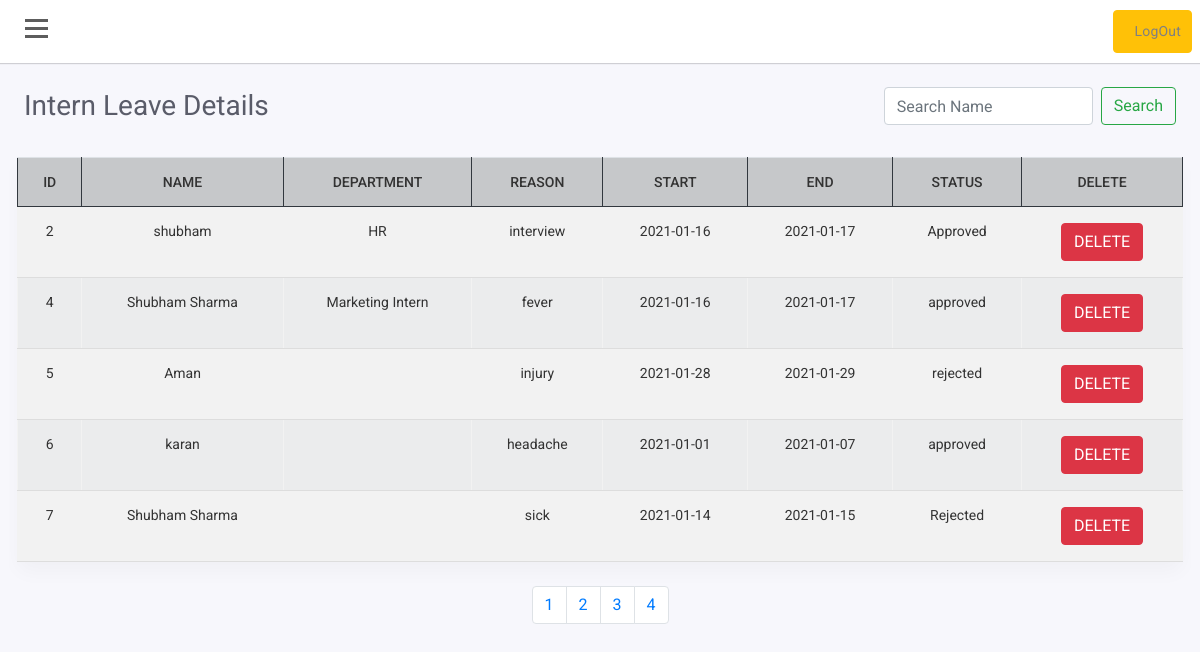
Page /admin/internleave.php (signed in) on the committed database.
### tables this page shows
CREATE TABLE `employee_leave` (
  `id` int(11) NOT NULL,
  `email` varchar(255) NOT NULL,
  `dept` varchar(100) DEFAULT NULL,
  `name` varchar(70) NOT NULL,
  `reason` varchar(250) NOT NULL,
  `start` date NOT NULL,
  `end` date NOT NULL,
  `status` varchar(100) NOT NULL,
  `applydate` timestamp NOT NULL DEFAULT current_timestamp()
);

### admin/internleave.php (the view, shortened to what this page needs)
<?php
$servername = "localhost";
$username = "root";
$password = "";
$dbname = "intern";
$conn = new mysqli($servername, $username, $password, $dbname);
$page=$_GET["page"];
if($page=="" || $page=="1"){
    $page1=0;
}else{
    $page1=($page*5)-5;
}
?>
<html lang="en">
<head>
    <link rel="stylesheet" href="https://stackpath.bootstrapcdn.com/bootstrap/4.1.3/css/bootstrap.min.css"
>
    <link rel="stylesheet" href="https://use.fontawesome.com/releases/v5.7.2/css/all.css"
>
    <link rel="stylesheet" href="css/style.css">
</head>
<body>
    <div id="wrapper">
        <div id="page-content-wrapper">
            <div id="content">
                <div class="container-fluid p-0 px-lg-0 px-md-0">
                    <nav class="navbar navbar-expand navbar-light my-navbar sticky-top">
                        <div type="button" id="bar" class="nav-icon1 hamburger animated fadeInLeft is-closed"
                            data-toggle="offcanvas">
                            <span></span>
                            <span></span>
                            <span></span>
                        </div>
                        <ul class="navbar-nav ml-auto">
                            <li class="nav-item" style="padding: 8px;">
                                <a href="logout.php" class="btn btn-warning">LogOut</a>
                            </li>
                        </ul>
                    </nav>
                    <div class="container-fluid px-lg-4">
                        <div class="row">
                            <div class="col-md-12 mt-lg-4 mt-4">
                                <div class="d-sm-flex align-items-center justify-content-between mb-4">
                                    <h1 class="h3 mb-0 text-gray-800">Intern Leave Details</h1>
                                    <form class="form-inline my-2 my-lg-0" method="post" action="">
                                        <input class="form-control mr-sm-2" type="text" name="search" placeholder="Search Name" aria-label="Search">
                                        <button class="btn btn-outline-success my-2 my-sm-0" type="submit">Search</button>
                                    </form>
                                </div>
                            </div>
                            <div class="col-md-12 table-responsive p-2">
                                <table class="table table-striped bg-light small p-2">
                                    <tr class="table-dark">
                                        <th>id</th>
                                        <th>name</th>
                                        <th>Department</th>
                                        <th>reason</th>
                                        <th>start</th>
                                        <th>end</th>
                                        <th>Status</th>
                                        <th>Delete</th>
                                    </tr>
                                    <?php
                                        if($_SESSION['legitDepartment']=='ALL'){
                                            if(isset($_POST['search'])){
                                                $searchKey=$_POST['search'];
                                                $sql = "SELECT * FROM `employee_leave` where (`id` like '%$searchKey%'
                                                OR `name` like '%$searchKey%' OR `email` like '%$searchKey%' OR `dept` like '%$searchKey%'  OR `reason` like '%$searchKey%'
                                                OR `end` LIKE '%$searchKey%' OR `start` LIKE '%$searchKey%')
                                                 limit $page1,5";
                                            }else{
                                                $sql = "SELECT * FROM `employee_leave`  limit $page1,5";
                                            }
                                        }
                                            $data = mysqli_query($conn,$sql);
                                           while($res = mysqli_fetch_array($data)){
                                            ?>
                                           <tr class="text-dark">
                                           <td> <?php echo $res['id'];  ?> </td>
                                           <td> <?php echo $res['name'];  ?> </td>
                                           <td> <?php echo $res['dept'];  ?> </td>
                                           <td> <?php echo $res['reason'];  ?> </td>
                                           <td> <?php echo $res['start'];  ?> </td>
                                           <td> <?php echo $res['end'];  ?> </td>
                                           <td> <?php echo $res['status'];  ?> </td>
                                         <td>  <button class="btn-danger btn text-primary"><a href="./deleteleave.php? id=<?php echo $res['id']; ?>" class="text-white">Delete</a></button></td>
                                           </tr>
                                            <?php
}
?>
                                </table>
                            </div>
                            <div class="text-center col-lg-12">
                                <nav aria-label="Page navigation example" class="text-center">
                                    <ul class="pagination justify-content-center">
                                        <?php
                                        if(isset($_POST['search'])){
                                            $searchKey=$_POST['search'];
                                            $sql = "SELECT * FROM employee_leave WHERE status!='on progress' and name LIKE '%$searchKey%'";
                                        }else{
                                            $sql = "SELECT * FROM employee_leave WHERE status!='on progress'";
                                        }
                                                $data = mysqli_query($conn,$sql);
                                                if($data){
                                                    $row=mysqli_num_rows($data);
                                                    $a=$row/5;
                                                    $a=ceil($a);
                                                    for($b=1;$b<=$a;$b++){
                                                        echo '<li class="page-item"><a class="page-link" href="internleave.php?page='.$b.'">'.$b.'</a></li>';
                                                    }
                                                }
                                                ?>
                                    </ul>
                                </nav>
                            </div>
                        </div>
                    </div>
                </div>
            </div>
        </div>
    </div>
</body>
</html>

### admin/css/style.css (style rules this page uses)
body { position: relative; overflow-x:hidden; background: #f7f7fc; font-family: 'Roboto', sans-serif; }
body, html { height: 100%; }
.navbar-nav > li > a ,.submenu-box ul li a { color:gray!important; text-transform: capitalize; font-size: 14px; padding:10px 10px 10px 20px!important; display: block; font-weight: 400; position: relative; z-index: 2; font-family: 'Roboto', sans-serif; letter-spacing: .2px; }
.navbar-nav li { display:block!important; margin:2px 0px; }
#page-content-wrapper { width: 100%; transition: all 0.5s ease; }
.nav-icon1 { z-index: 999; position:relative; display: block; width:23px; margin:0px 30px 0px 25px; cursor:pointer; height: 25px; }
.nav-icon1 span { position:absolute; top:0; width:100%; height:3px; cursor:pointer; background-color:#5d5d5d; left:0; transform:rotate(0deg); transition:.30s ease-in-out; }
.nav-icon1 span:nth-of-type(1) { top:0; }
.nav-icon1 span:nth-of-type(2) { top:8px; }
.nav-icon1 span:nth-of-type(3) { top:16px; }
.my-navbar { padding:0px; background-color:white; box-shadow: 0 1px 1px 0 rgba(0,0,0,.16); }
.text-gray-800 { color: #5a5c69!important; font-size: 1.75rem; font-weight: 400; line-height: 1.2; }
.table td, .table th { padding: 1rem; font-size:14px; color:#333; vertical-align: top; border-top: 1px solid #dee2e6; }

### admin/internleave.php (style rules this page uses)
table { border-collapse: collapse; background-color: #fff; box-shadow: 0 10px 20px 0 rgba(0, 0, 0, .03); border-radius: 10px; margin: auto; border-collapse: collapse; width: 100%; }
th, td { border: 1px solid #f2f2f2; padding: 8px 30px; text-align: center; color: grey; border-bottom: 1px solid #ddd; }
th { text-transform: uppercase; font-weight: 500; }
td { font-size: 13px; }
a { text-decoration: none; display: flex; justify-content: center; text-transform: uppercase; }
tr:nth-child(even) { background-color: #f2f2f2; }

### rows in the picture
employee_leave: id "2", name "shubham", dept "HR", reason "interview", start "2021-01-16", end "2021-01-17", status "Approved"
employee_leave: id "4", name "Shubham Sharma", dept "Marketing Intern", reason "fever", start "2021-01-16", end "2021-01-17", status "approved"
employee_leave: id "5", name "Aman", reason "injury", start "2021-01-28", end "2021-01-29", status "rejected"
employee_leave: id "6", name "karan", reason "headache", start "2021-01-01", end "2021-01-07", status "approved"
employee_leave: id "7", name "Shubham Sharma", reason "sick", start "2021-01-14", end "2021-01-15", status "Rejected"
